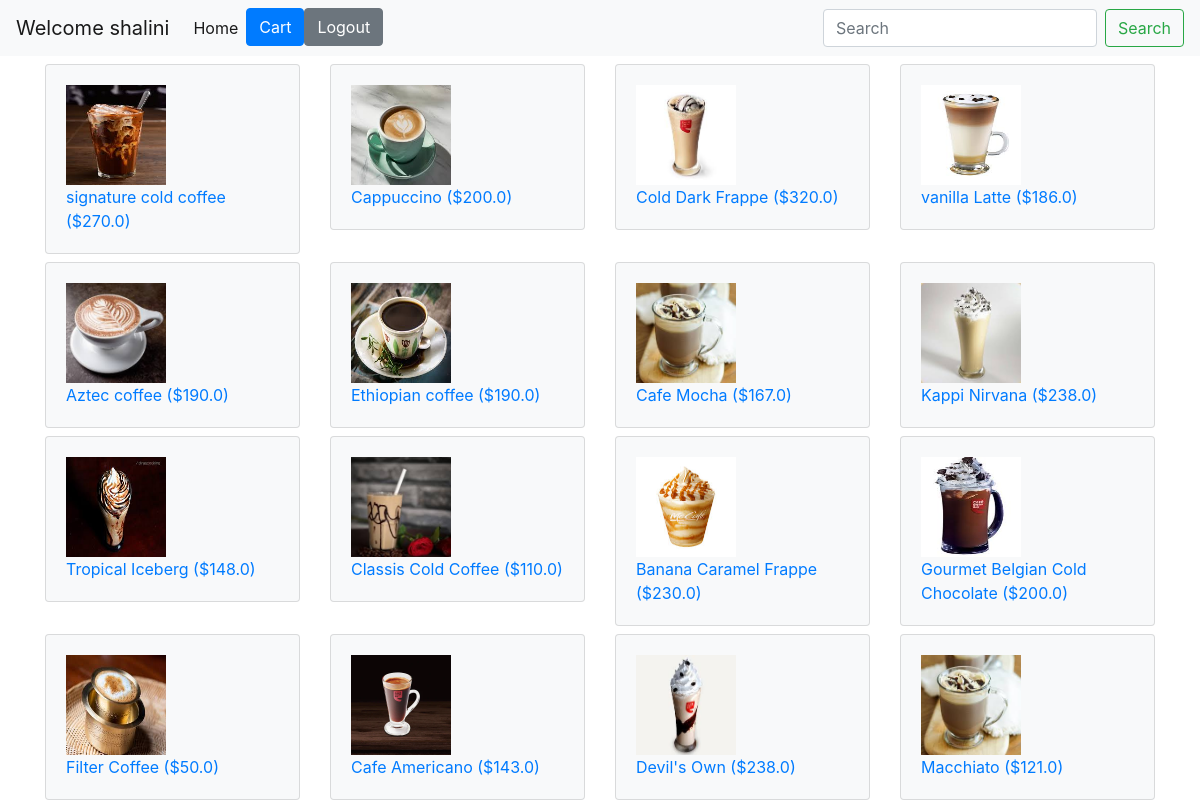
The app's page / (signed in) with its own data.
### BrewHaven/models.py (models this page shows)
class Coffee(models.Model):
     name = models.CharField(max_length = 255)
     price = models.FloatField()
     quantity = models.IntegerField()
     img = models.ImageField(upload_to="coffees/", null=True)

### BrewHaven/views.py (the view)
# urls.py: path('', views.home, name="home"),
def home(request):
    template = loader.get_template('home.html')
    coffees = Coffee.objects.all()
    context = {
        'coffee1': coffees
    }
    return HttpResponse(template.render(context, request))

### BrewHaven/templates/home.html
{% extends 'base.html' %}
{% block content %}
<div class="container d-flex justify-content-center mt-50 mb-50">
    <div class="row">
    {% for c in coffee1 %}
        <div class="col-md-3 mt-2">
            <div class="card bg-light hover">
                <div class="card-body">
                    <a href="{% url 'coffee_details' c.pk %}">
                    <div class="card-image">
                        <img src="{{ c.img }}" width="100px" height="100px" >
                    </div>
                    <div>
                            {{ c.name }} (${{c.price}})
                    </div>
                </a>
                </div>
            </div>
        </div>
    {% endfor %}
    </div>
</div>
{% endblock %}

### BrewHaven/templates/base.html (shortened to what this page needs)
<!DOCTYPE html>
{% load static %}
<html lang="en">
<head>
    <link rel="stylesheet" href="https://cdn.jsdelivr.net/npm/bootstrap@4.0.0/dist/css/bootstrap.min.css">
    <link rel = "stylesheet" href = "{% static '/css/styles.css' %}">
</head>
<body>
    <nav class="navbar navbar-expand-lg navbar-light bg-light">
      {% if user.is_authenticated %}
        <a class="navbar-brand" href="#">Welcome {{ user.username }}</a>
      {% else %}
        <a class="navbar-brand" href="#">Welcome to the shop !!! </a>
      {% endif %}
        <div class="collapse navbar-collapse" id="navbarSupportedContent">
          <ul class="navbar-nav mr-auto">
            <li class="nav-item active">
              <a class="nav-link" href="{% url 'home' %}">Home <span class="sr-only">(current)</span></a>
            </li>
            {% if not user.is_authenticated %}
            <li class="nav-item">
              <a class="nav-link" href="{% url 'login' %}">Log In</a>
            </li>
            <li class="nav-item">
              <a class="nav-link" href="{% url 'register' %}">Sign Up</a>
            </li>
            </ul>
            <!-- <form class="d-flex" method="get" action="{% url 'search' %}">
              <input name = 'q' class="form-control me-2" type="text" placeholder="Search" aria-label="Search">
              <button class="btn btn-outline-success" type="submit">Search</button>
            </form> -->
          {% else %}
          <li class="nav-item">
            <button class="btn btn-primary" href="{% url 'cart:cartpage' %}">Cart</button>
          </li>
          <li class="nav-item">
            <form method="post" action="{% url 'logout' %}">
              <button class ="btn btn-secondary" type="submit">Logout</button>
          </form>
          </li>
          {% endif %}
          </ul>
          <form class="form-inline my-2 my-lg-0" method="get" action="{% url 'search' %}">
            <input class="form-control mr-sm-2" type="search" placeholder="Search" aria-label="Search" name = 'q'>
            <button class="btn btn-outline-success my-2 my-sm-0" type="submit">Search</button>
          </form>
        </div>
      </nav>
    {% block content %}
    {% endblock %}
</body>
</html>

### records on screen
Coffee: img (picture), name "signature cold coffee", price "270.0"
Coffee: img (picture), name "Cappuccino", price "200.0"
Coffee: img (picture), name "Cold Dark Frappe", price "320.0"
Coffee: img (picture), name "vanilla Latte", price "186.0"
Coffee: img (picture), name "Aztec coffee", price "190.0"
Coffee: img (picture), name "Ethiopian coffee", price "190.0"
Coffee: img (picture), name "Cafe Mocha", price "167.0"
Coffee: img (picture), name "Kappi Nirvana", price "238.0"
Coffee: img (picture), name "Tropical Iceberg", price "148.0"
Coffee: img (picture), name "Classis Cold Coffee", price "110.0"
Coffee: img (picture), name "Banana Caramel Frappe", price "230.0"
Coffee: img (picture), name "Gourmet Belgian Cold Chocolate", price "200.0"
Coffee: img (picture), name "Filter Coffee", price "50.0"
Coffee: img (picture), name "Cafe Americano", price "143.0"
Coffee: img (picture), name "Devil's Own", price "238.0"
Coffee: img (picture), name "Macchiato", price "121.0"

### other values on screen
{{ user.username }} "shalini"
